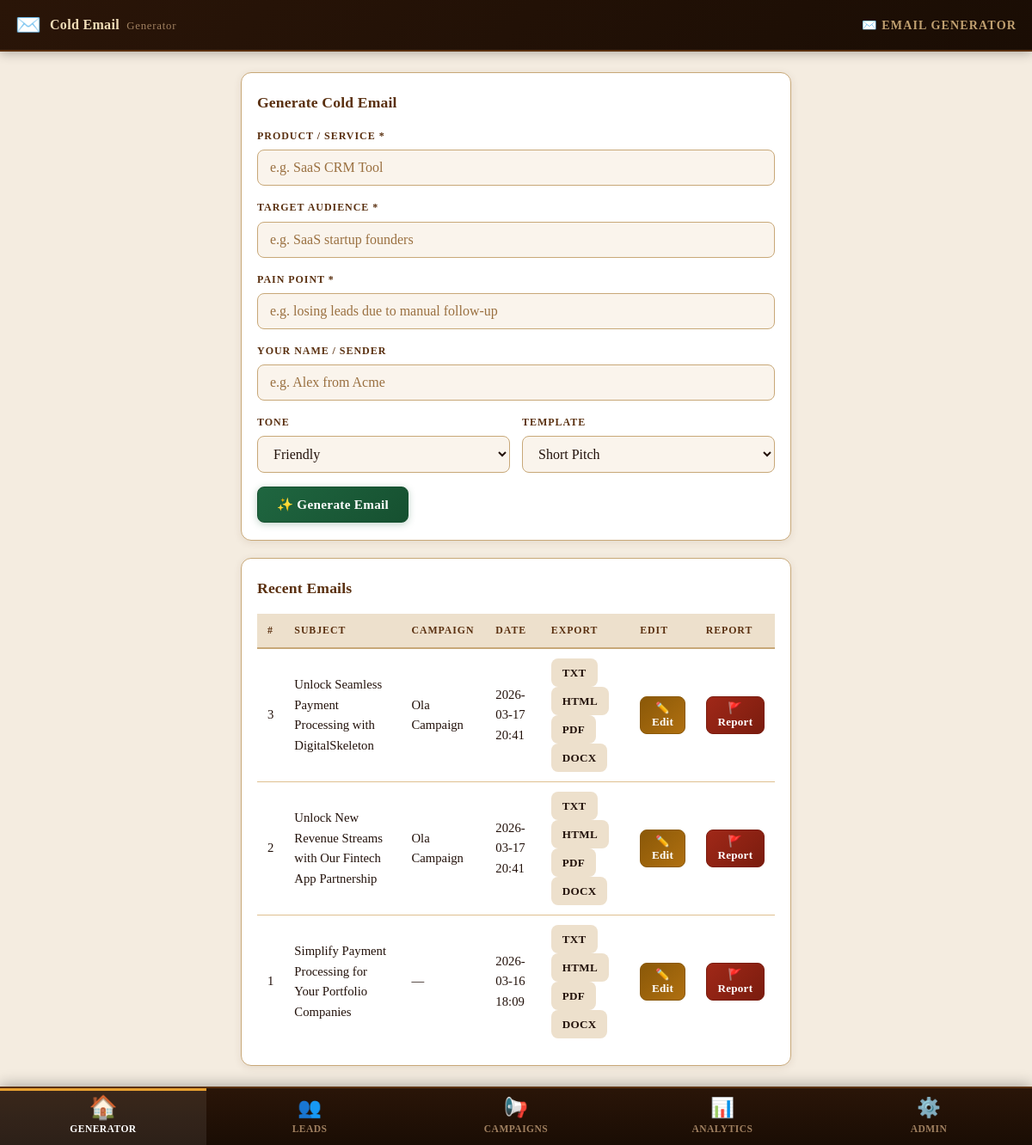
/, run on an earlier commit of the app's database.
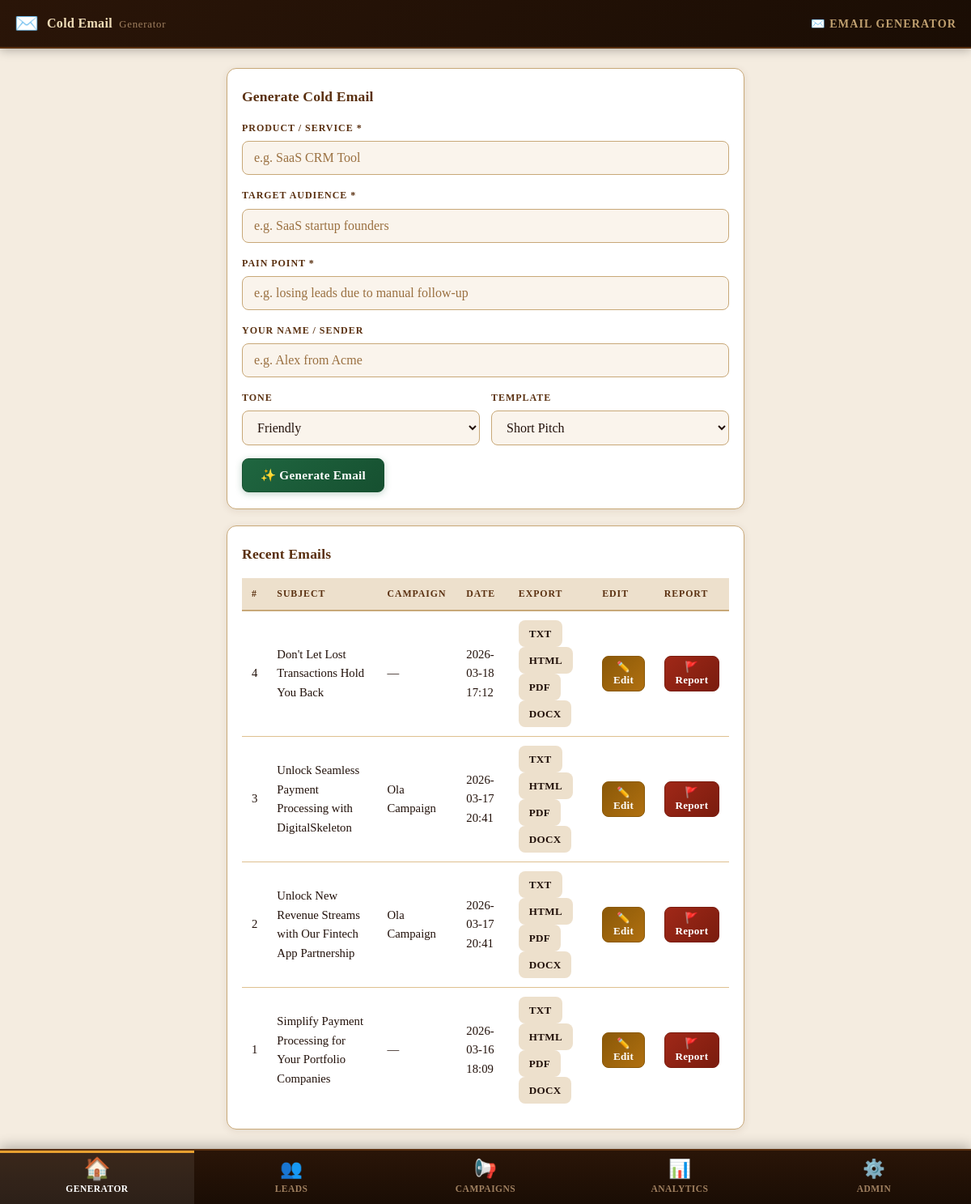
And on a later commit of the database.
### tables this page shows
CREATE TABLE emails (
            id          INTEGER PRIMARY KEY AUTOINCREMENT,
            campaign_id INTEGER REFERENCES campaigns(id),
            lead_id     INTEGER REFERENCES leads(id),
            subject     TEXT,
            body        TEXT,
            opened      INTEGER DEFAULT 0,
            replied     INTEGER DEFAULT 0,
            created_at  DATETIME DEFAULT CURRENT_TIMESTAMP
        );

CREATE TABLE campaigns (
            id            INTEGER PRIMARY KEY AUTOINCREMENT,
            name          TEXT NOT NULL,
            product       TEXT NOT NULL,
            template_type TEXT DEFAULT "short_pitch",
            tone          TEXT DEFAULT "friendly",
            sender        TEXT DEFAULT "",
            created_at    DATETIME DEFAULT CURRENT_TIMESTAMP
        , pain_point TEXT DEFAULT "");

### app.py (the view)
@app.route('/')
def index():
    db = get_db()
    emails = db.execute(
        'SELECT e.*, c.name as campaign_name FROM emails e '
        'LEFT JOIN campaigns c ON e.campaign_id = c.id '
        'ORDER BY e.created_at DESC LIMIT 20'
    ).fetchall()
    return render_template('index.html', emails=emails)

### models/db.py (called while the page is built)
def get_db():
    if 'db' not in g:
        g.db = sqlite3.connect(
            config.DATABASE_PATH,
            detect_types=sqlite3.PARSE_DECLTYPES
        )
        g.db.row_factory = sqlite3.Row
        g.db.execute('PRAGMA journal_mode=WAL')
        g.db.execute('PRAGMA foreign_keys=ON')
    return g.db

### templates/index.html (shortened to what this page needs)
{% extends "base.html" %}
{% block page_title %}✉️ Email Generator{% endblock %}
{% block content %}
<div class="gen-grid" id="gen-grid">
  <div class="card">
    <h2 class="card-title">Generate Cold Email</h2>
    <form id="gen-form">
      <div class="form-group">
        <label for="product">Product / Service *</label>
        <input type="text" id="product" name="product" placeholder="e.g. SaaS CRM Tool" required />
      </div>
      <div class="form-group">
        <label for="audience">Target Audience *</label>
        <input type="text" id="audience" name="audience" placeholder="e.g. SaaS startup founders" required />
      </div>
      <div class="form-group">
        <label for="pain_point">Pain Point *</label>
        <input type="text" id="pain_point" name="pain_point" placeholder="e.g. losing leads due to manual follow-up" required />
      </div>
      <div class="form-group">
        <label for="sender">Your Name / Sender</label>
        <input type="text" id="sender" name="sender" placeholder="e.g. Alex from Acme" />
      </div>
      <div class="form-row">
        <div class="form-group">
          <label for="tone">Tone</label>
          <select id="tone" name="tone">
            <option value="friendly">Friendly</option>
          </select>
        </div>
        <div class="form-group">
          <label for="template_type">Template</label>
          <select id="template_type" name="template_type">
            <option value="short_pitch">Short Pitch</option>
          </select>
        </div>
      </div>
      <button type="submit" class="btn btn-primary" id="gen-btn">
        ✨ Generate Email
      </button>
    </form>
  </div>
</div>
{% if emails %}
<div class="card mt-4">
  <h2 class="card-title">Recent Emails</h2>
  <div class="table-wrap">
    <table class="data-table">
      <thead>
        <tr>
          <th>#</th>
          <th>Subject</th>
          <th>Campaign</th>
          <th>Date</th>
          <th>Export</th>
          <th>Edit</th>
          <th>Report</th>
        </tr>
      </thead>
      <tbody>
        {% for e in emails %}
        <tr id="email-row-{{ e.id }}">
          <td>{{ e.id }}</td>
          <td class="email-subject-cell">{{ e.subject }}</td>
          <td>{{ e.campaign_name or '—' }}</td>
          <td>{{ e.created_at[:16] }}</td>
          <td>
            <a href="/export/{{ e.id }}/txt"  class="btn btn-xs">TXT</a>
            <a href="/export/{{ e.id }}/html" class="btn btn-xs">HTML</a>
            <a href="/export/{{ e.id }}/pdf"  class="btn btn-xs">PDF</a>
            <a href="/export/{{ e.id }}/docx" class="btn btn-xs">DOCX</a>
          </td>
          <td>
            <button class="btn btn-xs btn-edit" onclick="openEditModal({{ e.id }})">✏️ Edit</button>
          </td>
          <td>
            <button class="btn btn-xs btn-report" data-id="{{ e.id }}" onclick="openReportModal({{ e.id }})">🚩 Report</button>
          </td>
        </tr>
        {% endfor %}
      </tbody>
    </table>
  </div>
</div>
{% endif %}
{% endblock %}

What changed in the data, as far as the page shows it:
added emails: id "4", subject "Don't Let Lost Transactions Hold You Back", campaign_name "—", created_at "2026-03-18 17:12"
